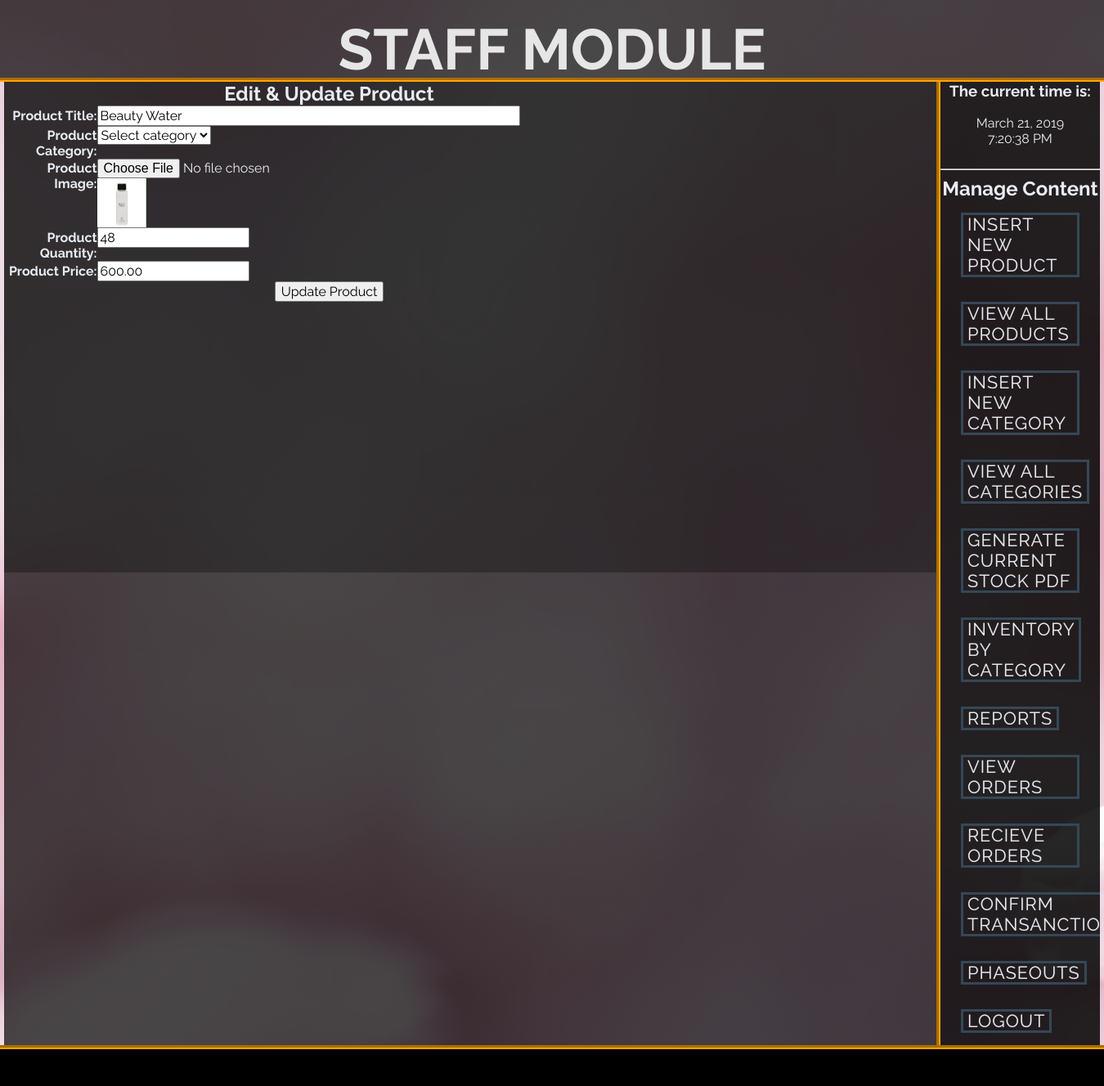
The app's page /staff_area/index.php?edit_pro=6 (signed in) with its own data.
### tables this page shows
CREATE TABLE `products` (
  `prod_id` int(100) NOT NULL,
  `prod_title` text NOT NULL,
  `prod_cat` text NOT NULL,
  `prod_brand` int(11) NOT NULL,
  `prod_qty` int(100) NOT NULL,
  `prod_price` decimal(65,2) NOT NULL,
  `prod_image` text NOT NULL,
  `dateentered` varchar(123) NOT NULL,
  `prod_desc` varchar(255) NOT NULL
);

### staff_area/edit_pro.php (the view, shortened to what this page needs)
<!DOCTYPE>
<?php
include("includes/db.php");
if(isset($_GET['edit_pro'])){
	$get_id = $_GET['edit_pro'];
	$get_pro = "select * from products where prod_id='$get_id'";
	$run_pro = mysqli_query($con, $get_pro);
	$row_pro=mysqli_fetch_array($run_pro);
		$pro_title = $row_pro['prod_title'];
		$pro_image = $row_pro['prod_image'];
		$pro_price = $row_pro['prod_price'];
		$pro_qty = $row_pro['prod_qty'];
}
?>
<html>
	<head>
	</head>
<body bgcolor="orange">
	<form action="" method="post" enctype="multipart/form-data">
		<table align="center" width="795" border="2">
			<tr align="center">
				<td colspan="7"><h2>Edit & Update Product</h2></td>
			</tr>
			<tr>
				<td align="right"><b>Product Title:</b></td>
				<td><input type="text" name="prod_title" size="60" value="<?php echo $pro_title;?>"/></td>
			</tr>
			<tr>
				<td align="right"><b>Product Category:</b></td>
				<td>
				<select name="prod_cat" >
					<option disabled="disabled" selected="selected">Select category</option>
				</select>
				</td>
			</tr>
			<tr>
				<td align="right"><b>Product Image:</b></td>
				<td><input type="file" name="prod_image" /><img src="../admin_area/product_images/<?php echo $pro_image; ?>" width="60" height="60"/></td>
			</tr>
			<tr>
		<td align="right"><b>Product Quantity:</b></td>
		<td><input type="text" name="prod_qty" value="<?php echo $pro_qty;?>" required/></td>
	</tr>
			<tr>
				<td align="right"><b>Product Price:</b></td>
				<td><input type="text" name="prod_price" value="<?php echo $pro_price;?>"/></td>
			</tr>
			<tr align="center">
				<td colspan="7"><input type="submit" name="update_product" value="Update Product"/></td>
			</tr>
		</table>
	</form>
</body>
</html>

### staff_area/styles/style.css (style rules this page uses)
html, body, div, span, applet, object, iframe, h1, h2, h3, h4, h5, h6, p, blockquote, pre, a, abbr, acronym, address, big, cite, code, del, dfn, em, img, ins, kbd, q, s, samp, small, strike, strong, sub, sup, tt, var, b, u, i, center, dl, dt, dd, ol, ul, li, fieldset, form, label, legend, table, caption, tbody, tfoot, thead, tr, th, td, article, aside, canvas, details, embed, figure, figcaption, footer, header, hgroup, menu, nav, output, ruby, section, summary, time, mark, audio, video { margin: 0; padding: 0; border: 0; vertical-align: baseline; }
body { background:url('../images/body_bg.jpg'); color: #e8ecf2; font-family:PT Serif; background-repeat: no-repeat; background-attachment: fixed; -moz-background-size: cover; -webkit-background-size: cover; -o-background-size: cover; background-size: cover; -moz-transition: all 0.3s ease-in-out; -webkit-transition: all 0.3s ease-in-out; -o-transition: all 0.3s ease-in-out; transition: all 0.3s ease-in-out; }
table { table-layout: fixed; }
td { word-wrap:break-word }

### staff_area/css/component.css (style rules this page uses)
*, *:after, *::before { -webkit-box-sizing: border-box; -moz-box-sizing: border-box; box-sizing: border-box; }
body { font-family: 'Raleway', sans-serif; color: #e8ecf2; }

### staff_area/index.php (style rules this page uses)
body { color :#e8ecf2 }

### records on screen
products: prod_title "Beauty Water", prod_image (picture), prod_qty "48", prod_price "600.00"
